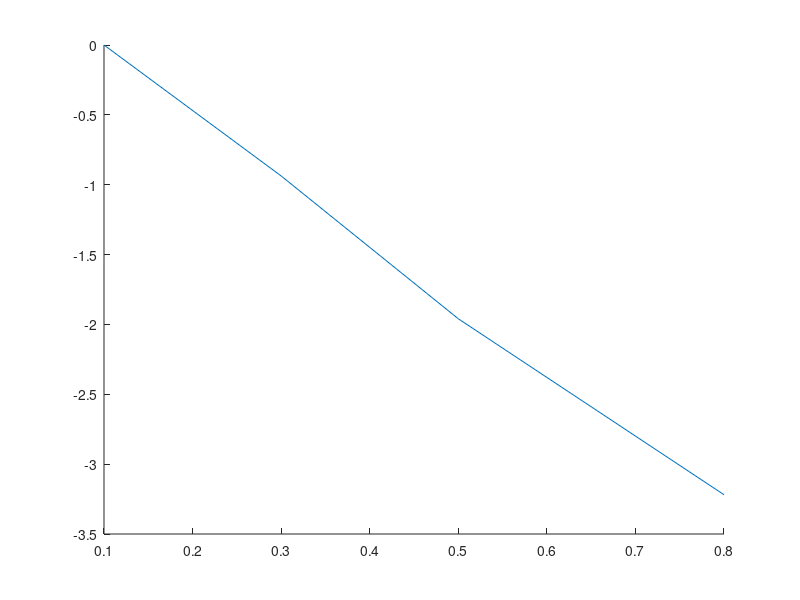

Recreate this plot in MATLAB. (Note: this script raises an error after producing the figure.)
clc
clear
close all

% units
% rho_al, rho_pb = g/cm^3
% t_al, t_pb = s
% tau_0 = mu s
% x_al, x_pb = mm
% n_mess_al, n_korr_al, n1, n_mess_pb, n_korr_pb = 1/s
% d_betamax = mm
% n_gamma_max, n_ges, n_beta_max = 1/s
% mu_al, mu_pb = 1/cm
% mu_rho = cm^2/g
% d_half_pb = mm

% pre allocation
data = struct;

% pre definition
x_al = [0.1, 0.3, 0.5, 0.8, 1.0, 2.0, 3.0, 4.0, 8.0, 16.0]; % in mm
x_pb = [1.0, 2.0, 3.0, 4.0, 6.0, 8.0, 10.0, 15.0, 20.0, 30.0];  % in mm
t_al = ones(size(x_al));
t_pb = ones(size(x_pb));
t_al(:) = 60;    % in s
t_pb(:) = 120;  % in s
tau_0 = 230;    % in µs
y = log(1/50);
rho_al = 2.7;   % in g/cm^3
rho_pb = 11.34; % in g/cm^3

% insert their values here
N_al = [16219, 6603, 2415, 690, 576, 559, 551, 513, 457, 374];
N_pb = [1247, 1197, 1025, 906, 695, 600, 481, 375, 264, 155];

% 1a) n_mess & n_korr Aluminium
n_mess_al = zeros(size(N_al));
n_korr_al = zeros(size(N_al));
for N = 1:size(N_al, 2)
    n_mess_al(N) = N_al(N) / t_al(N);
    n_korr_al(N) = (N_al(N) / t_al(N)) / (1 - ((N_al(N) / t_al(N)) * tau_0 * 10^(-6)));
end

% ln(n_i/n_1) Aluminium
ln_nin1_al = zeros(size(N_al));
for N = 1:size(N_al, 2)
    ln_nin1_al(N) = log(n_korr_al(N) / n_korr_al(1));
end

n1 = n_korr_al(1);

% 1b) plot 
fig_al = figure(1);
hold on


% Regressionsgerade
x1 = x_al(1:4);
x2 = x_al(5:end);
y1 = ln_nin1_al(1:4);
y2 = ln_nin1_al(5:end);

p1 = polyfit(x1, y1, 1);
f1 = polyval(p1, x1);
p2 = polyfit(x2, y2, 1);
f2 = polyval(p2, x2);


al_1 = plot(x1, y1);
al_1.Marker = "o";
al_1.MarkerEdgeColor = "blue";
al_1.MarkerFaceColor = "blue";
al_1.LineStyle = "none";
al_1_reg = plot(x1, f1);
al_1_reg.Color = "blue";
al_2 = plot(x2, y2);
al_2.Marker = "o";
al_2.MarkerEdgeColor = "red";
al_2.MarkerFaceColor = "red";
al_2.LineStyle = "none";
al_2_reg = plot(x2, f2);
al_2_reg.Color = "red";

xlabel("x [mm]")
ylabel("ln(ni/n1)")
hold off

m1 = p1(1);     % in 1/mm
y0_1 = p1(2);
m2 = p2(1);     % in 1/mm
y0_2 = p2(2);

% 1c) Interpolation to find d_beta,max
d_betamax = (y - y0_1) / m1;

% 1d) mu/rho
mu_al = -m2 * 10;   % in 1/cm
mu_rho = mu_al/rho_al;  % in cm^2/g

% 2 Nachweiswahrscheinlichkeit
n_gamma_max = exp(y0_2) * n1;
n_ges = exp(y0_1) * n1;
n_beta_max = n_ges - n_gamma_max;

p_nachweis = n_gamma_max / n_beta_max;

data.x_al = x_al;
data.t_al = t_al;
data.N_al = N_al;
data.n_mess_al = n_mess_al;
data.n_korr_al = n_korr_al;
data.ln_nin1_al = ln_nin1_al;
data.n1_al = n1;
data.reg1_al = [m1, y0_1];
data.reg2_al = [m2, y0_2];
data.n_gamma_max_al = n_gamma_max;
data.n_beta_max_al = n_beta_max;
data.d_betamax_al = d_betamax;
data.Massenschwaechungskoeffizient_al = mu_rho;
data.Schwaechungskoeffizient_al = mu_al;
data.p_nachweis = p_nachweis;
data.tau_0 = tau_0;

% 3) Pb
% 3a) 
y = log(1/2);

n_mess_pb = zeros(size(N_pb));
n_korr_pb = zeros(size(N_pb));
for N = 1:size(N_pb, 2)
    n_mess_pb(N) = N_pb(N) / t_pb(N);
    n_korr_pb(N) = (N_pb(N) / t_pb(N)) / (1 - ((N_pb(N) / t_pb(N)) * tau_0 * 10^(-6)));
end

% ln(n_i/n_1) Aluminium
ln_nin1_pb = zeros(size(N_pb));
for N = 1:size(N_pb, 2)
    ln_nin1_pb(N) = log(n_mess_pb(N) / n_mess_pb(1));
end

n1 = n_mess_pb(1);

% plot 
fig_pb = figure(2);
hold on

p_pb = polyfit(x_pb, ln_nin1_pb, 1);
f_pb = polyval(p_pb, x_pb);


% Regressionsgerade
pb_plot = plot(x_pb, ln_nin1_pb);
pb_plot.Marker = "o";
pb_plot.MarkerEdgeColor = "blue";
pb_plot.MarkerFaceColor = "blue";
pb_plot.LineStyle = "none";

pb_plot_reg = plot(x_pb, f_pb);
pb_plot_reg.Color = "blue";

xlabel("x [mm]")
ylabel("ln(ni/n1)")

m1 = p_pb(1);     % in 1/mm
y0_1 = p_pb(2);

% 3 b) Halbwertsdicke
d_half_pb = (y - y0_1) / m1;

% 3c) Schwächungskoeffizient
mu_pb = -m1 * 10;     % in 1/cm
mu_rho = mu_pb/rho_pb;  % in cm^2/g

data.x_pb = x_pb;
data.t_pb = t_pb;
data.N_pb = N_pb;
data.n_mess_pb = n_mess_pb;
data.n_korr_pb = n_korr_pb;
data.ln_nin1_pb = ln_nin1_pb;
data.n1_pb = n1;
data.reg1_pb = [m1, y0_1];
data.d_half_pb = d_half_pb;
data.Massenschwaechungskoeffizient_pb = mu_rho;
data.Schwaechungskoeffizient_pb = mu_pb;


to_save = true;
if to_save
    prompt = ("Insert Filename: ");
    savename = input(prompt);
    save(strcat(char('G:\Meine Ablage\Master\Physik\Abgegebene Protokolle\Praktikum SoSe 25\'), ...
                        char(savename), '.mat'), '-struct', 'data')
end